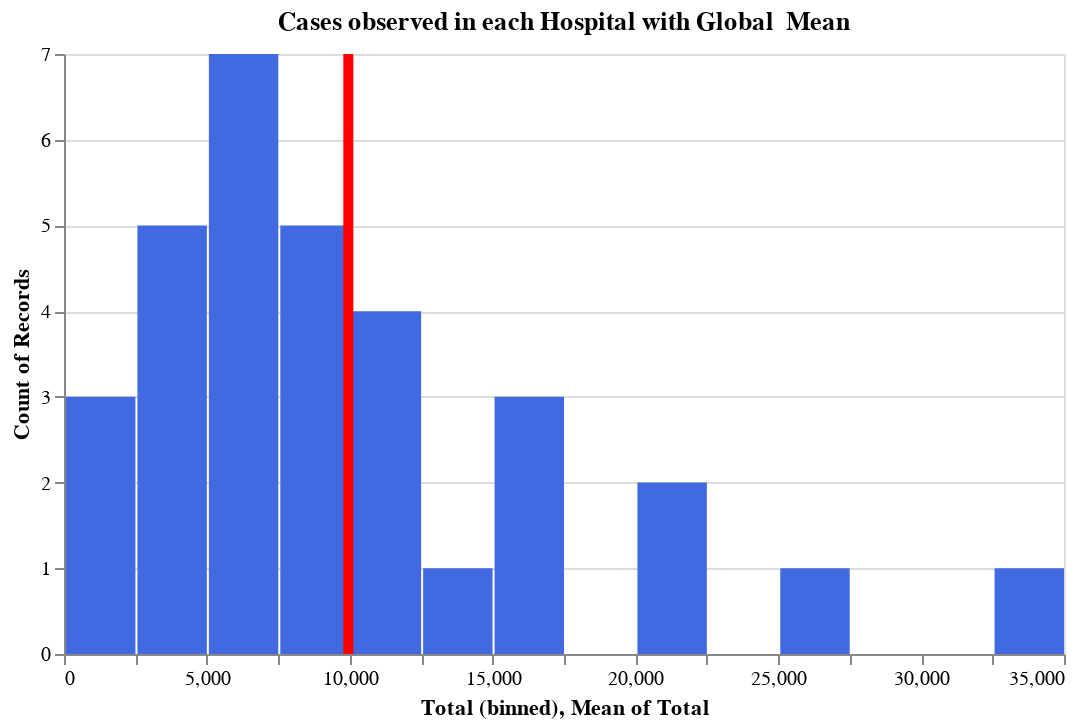

The cell this chart's notebook holds for it:
### Code cell
base=alt.Chart(hosp_visits)
bar=base.mark_bar(color='royalblue').encode(
x=alt.X('Total',bin=alt.Bin(step=2500)),
    y='count()',
    tooltip=[alt.Tooltip('count():Q')]
).properties(
    width=500,
    height=300,
    title='Cases observed in each Hospital with Global  Mean'
)
mean_bar=base.mark_rule(color='red').encode(
    x='mean(Total)',
    size=alt.value(5),
    tooltip=[alt.Tooltip('mean(Total):Q')]
    
)
bar+mean_bar

### Figure 1 — Vega-Lite specification as saved in the notebook (floating-point values rounded to 4 significant figures)
{"config": {"view": {"continuousWidth": 400, "continuousHeight": 300}}, "layer": [{"mark": {"type": "bar", "color": "royalblue"}, "encoding": {"tooltip": [{"type": "quantitative", "aggregate": "count"}], "x": {"type": "quantitative", "bin": {"step": 2500}, "field": "Total"}, "y": {"type": "quantitative", "aggregate": "count"}}, "height": 300, "title": "Cases observed in each Hospital with Global  Mean", "width": 500}, {"mark": {"type": "rule", "color": "red"}, "encoding": {"size": {"value": 5}, "tooltip": [{"type": "quantitative", "aggregate": "mean", "field": "Total"}], "x": {"type": "quantitative", "aggregate": "mean", "field": "Total"}}}], "data": {"name": "data-8d2137b6b4ed4d95809395f6aaa8f402"}, "$schema": "https://vega.github.io/schema/vega-lite/v4.8.1.json", "datasets": {"data-8d2137b6b4ed4d95809395f6aaa8f402": [{"Hospital_code": 26, "Total": 33076}, {"Hospital_code": 23, "Total": 26566}, {"Hospital_code": 19, "Total": 21219}, {"Hospital_code": 6, "Total": 20425}, {"Hospital_code": 11, "Total": 17328}, {"Hospital_code": 14, "Total": 17328}, {"Hospital_code": 28, "Total": 17137}, {"Hospital_code": 27, "Total": 14244}, {"Hospital_code": 9, "Total": 11510}, {"Hospital_code": 29, "Total": 11311}, {"Hospital_code": 12, "Total": 11297}, {"Hospital_code": 32, "Total": 10703}, {"Hospital_code": 25, "Total": 9834}, {"Hospital_code": 10, "Total": 9435}, {"Hospital_code": 15, "Total": 9257}, {"Hospital_code": 21, "Total": 8150}, {"Hospital_code": 24, "Total": 7992}, {"Hospital_code": 3, "Total": 7116}, {"Hospital_code": 17, "Total": 5501}, {"Hospital_code": 5, "Total": 5261}, {"Hospital_code": 1, "Total": 5249}, {"Hospital_code": 13, "Total": 5236}, {"Hospital_code": 2, "Total": 5102}, {"Hospital_code": 30, "Total": 5002}, {"Hospital_code": 22, "Total": 4277}, {"Hospital_code": 31, "Total": 3967}, {"Hospital_code": 16, "Total": 3671}, {"Hospital_code": 8, "Total": 3663}, {"Hospital_code": 18, "Total": 3630}, {"Hospital_code": 20, "Total": 1405}, {"Hospital_code": 7, "Total": 1306}, {"Hospital_code": 4, "Total": 1240}]}}
